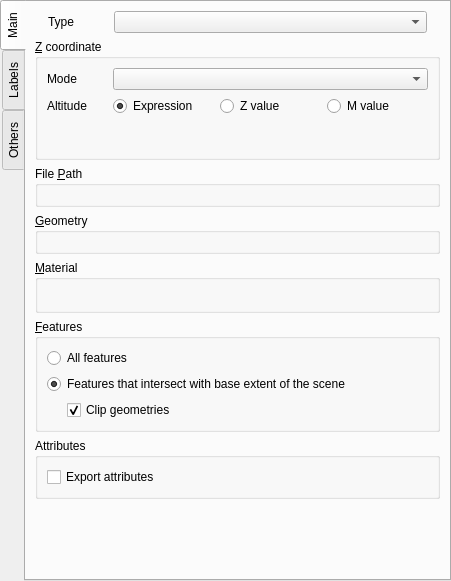
<?xml version="1.0" encoding="UTF-8"?>
<ui version="4.0">
 <class>VectorPropertiesWidget</class>
 <widget class="QWidget" name="VectorPropertiesWidget">
  <property name="geometry">
   <rect>
    <x>0</x>
    <y>0</y>
    <width>451</width>
    <height>581</height>
   </rect>
  </property>
  <property name="windowTitle">
   <string>Form</string>
  </property>
  <layout class="QVBoxLayout" name="verticalLayout_5">
   <property name="leftMargin">
    <number>0</number>
   </property>
   <property name="topMargin">
    <number>0</number>
   </property>
   <property name="rightMargin">
    <number>0</number>
   </property>
   <property name="bottomMargin">
    <number>0</number>
   </property>
   <item>
    <widget class="QTabWidget" name="tabWidget">
     <property name="tabPosition">
      <enum>QTabWidget::West</enum>
     </property>
     <property name="currentIndex">
      <number>0</number>
     </property>
     <widget class="QWidget" name="tab">
      <attribute name="title">
       <string>Main</string>
      </attribute>
      <layout class="QVBoxLayout" name="verticalLayout">
       <item>
        <layout class="QFormLayout" name="formLayout_Type">
         <property name="leftMargin">
          <number>13</number>
         </property>
         <property name="rightMargin">
          <number>13</number>
         </property>
         <item row="0" column="0">
          <widget class="QLabel" name="label_ObjectType">
           <property name="minimumSize">
            <size>
             <width>60</width>
             <height>0</height>
            </size>
           </property>
           <property name="text">
            <string>Type</string>
           </property>
          </widget>
         </item>
         <item row="0" column="1">
          <widget class="QComboBox" name="comboBox_ObjectType"/>
         </item>
        </layout>
       </item>
       <item>
        <widget class="QGroupBox" name="groupBox_zCoordinate">
         <property name="title">
          <string>&amp;Z coordinate</string>
         </property>
         <layout class="QVBoxLayout" name="verticalLayout_8">
          <item>
           <layout class="QFormLayout" name="formLayout">
            <item row="0" column="0">
             <widget class="QLabel" name="label_Mode">
              <property name="minimumSize">
               <size>
                <width>60</width>
                <height>0</height>
               </size>
              </property>
              <property name="text">
               <string>Mode</string>
              </property>
             </widget>
            </item>
            <item row="0" column="1">
             <widget class="QComboBox" name="comboBox_altitudeMode"/>
            </item>
            <item row="1" column="0">
             <widget class="QLabel" name="label_Altitude">
              <property name="minimumSize">
               <size>
                <width>60</width>
                <height>0</height>
               </size>
              </property>
              <property name="text">
               <string>Altitude</string>
              </property>
             </widget>
            </item>
            <item row="1" column="1">
             <layout class="QHBoxLayout" name="horizontalLayout_2">
              <item>
               <widget class="QRadioButton" name="radioButton_Expression">
                <property name="text">
                 <string>Expression</string>
                </property>
                <property name="checked">
                 <bool>true</bool>
                </property>
                <attribute name="buttonGroup">
                 <string notr="true">buttonGroup_altitude</string>
                </attribute>
               </widget>
              </item>
              <item>
               <widget class="QRadioButton" name="radioButton_zValue">
                <property name="text">
                 <string>Z value</string>
                </property>
                <attribute name="buttonGroup">
                 <string notr="true">buttonGroup_altitude</string>
                </attribute>
               </widget>
              </item>
              <item>
               <widget class="QRadioButton" name="radioButton_mValue">
                <property name="text">
                 <string>M value</string>
                </property>
                <attribute name="buttonGroup">
                 <string notr="true">buttonGroup_altitude</string>
                </attribute>
               </widget>
              </item>
             </layout>
            </item>
            <item row="2" column="1">
             <widget class="QgsFieldExpressionWidget" name="fieldExpressionWidget_altitude" native="true">
              <property name="minimumSize">
               <size>
                <width>0</width>
                <height>20</height>
               </size>
              </property>
             </widget>
            </item>
            <item row="2" column="0">
             <widget class="QLabel" name="label_zExpression">
              <property name="minimumSize">
               <size>
                <width>60</width>
                <height>0</height>
               </size>
              </property>
             </widget>
            </item>
           </layout>
          </item>
          <item>
           <widget class="PropertyWidget" name="comboEdit_altitude2" native="true"/>
          </item>
         </layout>
        </widget>
       </item>
       <item>
        <widget class="QGroupBox" name="groupBox_FilePath">
         <property name="title">
          <string>File &amp;Path</string>
         </property>
         <layout class="QVBoxLayout" name="verticalLayout_6">
          <item>
           <widget class="PropertyWidget" name="comboEdit_FilePath" native="true"/>
          </item>
         </layout>
        </widget>
       </item>
       <item>
        <widget class="QGroupBox" name="groupBox_Geometry">
         <property name="title">
          <string>&amp;Geometry</string>
         </property>
         <layout class="QVBoxLayout" name="verticalLayout_7">
          <item>
           <layout class="QVBoxLayout" name="verticalLayout_Geometry"/>
          </item>
         </layout>
        </widget>
       </item>
       <item>
        <widget class="QGroupBox" name="groupBox_Material">
         <property name="title">
          <string>&amp;Material</string>
         </property>
         <layout class="QVBoxLayout" name="verticalLayout_Material">
          <item>
           <widget class="PropertyWidget" name="comboEdit_Color" native="true"/>
          </item>
          <item>
           <widget class="PropertyWidget" name="comboEdit_Color2" native="true"/>
          </item>
          <item>
           <widget class="PropertyWidget" name="comboEdit_Opacity" native="true"/>
          </item>
         </layout>
        </widget>
       </item>
       <item>
        <widget class="QGroupBox" name="groupBox_Features">
         <property name="title">
          <string>&amp;Features</string>
         </property>
         <layout class="QVBoxLayout" name="verticalLayout_3">
          <item>
           <widget class="QRadioButton" name="radioButton_AllFeatures">
            <property name="text">
             <string>All features</string>
            </property>
           </widget>
          </item>
          <item>
           <widget class="QRadioButton" name="radioButton_IntersectingFeatures">
            <property name="text">
             <string>Features that intersect with base extent of the scene</string>
            </property>
            <property name="checked">
             <bool>true</bool>
            </property>
           </widget>
          </item>
          <item>
           <layout class="QVBoxLayout" name="verticalLayout_Feature">
            <property name="leftMargin">
             <number>20</number>
            </property>
            <item>
             <widget class="QCheckBox" name="checkBox_Clip">
              <property name="text">
               <string>Clip geometries</string>
              </property>
              <property name="checked">
               <bool>true</bool>
              </property>
             </widget>
            </item>
           </layout>
          </item>
         </layout>
        </widget>
       </item>
       <item>
        <widget class="QGroupBox" name="groupBox_Attribute">
         <property name="title">
          <string>Attributes</string>
         </property>
         <layout class="QVBoxLayout" name="verticalLayout_9">
          <item>
           <widget class="QCheckBox" name="checkBox_ExportAttrs">
            <property name="text">
             <string>Export attributes</string>
            </property>
            <property name="checked">
             <bool>false</bool>
            </property>
           </widget>
          </item>
         </layout>
        </widget>
       </item>
       <item>
        <spacer name="verticalSpacer_3">
         <property name="orientation">
          <enum>Qt::Vertical</enum>
         </property>
         <property name="sizeHint" stdset="0">
          <size>
           <width>20</width>
           <height>40</height>
          </size>
         </property>
        </spacer>
       </item>
      </layout>
     </widget>
     <widget class="QWidget" name="tabLabel">
      <attribute name="title">
       <string>Labels</string>
      </attribute>
      <layout class="QVBoxLayout" name="verticalLayout_2">
       <item>
        <widget class="QCheckBox" name="checkBox_Label">
         <property name="text">
          <string>Show labels</string>
         </property>
        </widget>
       </item>
       <item>
        <widget class="QGroupBox" name="groupBox_Position">
         <property name="title">
          <string>&amp;Position</string>
         </property>
         <layout class="QVBoxLayout" name="verticalLayout_4">
          <item>
           <widget class="PropertyWidget" name="labelHeightWidget" native="true">
            <property name="minimumSize">
             <size>
              <width>0</width>
              <height>10</height>
             </size>
            </property>
           </widget>
          </item>
         </layout>
        </widget>
       </item>
       <item>
        <widget class="QGroupBox" name="groupBox_LabelText">
         <property name="title">
          <string>&amp;Text</string>
         </property>
         <layout class="QGridLayout" name="gridLayout_5">
          <item row="1" column="0">
           <widget class="QLabel" name="label_FontFamily">
            <property name="text">
             <string>Font family</string>
            </property>
           </widget>
          </item>
          <item row="5" column="1" colspan="4">
           <widget class="QCheckBox" name="checkBox_Outline">
            <property name="checked">
             <bool>true</bool>
            </property>
           </widget>
          </item>
          <item row="5" column="0">
           <widget class="QLabel" name="label_Outline">
            <property name="text">
             <string>Outline</string>
            </property>
           </widget>
          </item>
          <item row="2" column="0">
           <widget class="QLabel" name="label_FontSize">
            <property name="text">
             <string>Size</string>
            </property>
           </widget>
          </item>
          <item row="1" column="1" colspan="4">
           <widget class="QComboBox" name="comboBox_FontFamily">
            <property name="sizePolicy">
             <sizepolicy hsizetype="Expanding" vsizetype="Fixed">
              <horstretch>0</horstretch>
              <verstretch>0</verstretch>
             </sizepolicy>
            </property>
           </widget>
          </item>
          <item row="4" column="1" colspan="4">
           <widget class="QgsColorButton" name="colorButton_Label">
            <property name="sizePolicy">
             <sizepolicy hsizetype="Expanding" vsizetype="Fixed">
              <horstretch>0</horstretch>
              <verstretch>0</verstretch>
             </sizepolicy>
            </property>
           </widget>
          </item>
          <item row="6" column="1" colspan="4">
           <widget class="QgsColorButton" name="colorButton_OtlColor">
            <property name="sizePolicy">
             <sizepolicy hsizetype="Expanding" vsizetype="Fixed">
              <horstretch>0</horstretch>
              <verstretch>0</verstretch>
             </sizepolicy>
            </property>
           </widget>
          </item>
          <item row="6" column="0">
           <widget class="QLabel" name="label_2">
            <property name="text">
             <string>Outline color</string>
            </property>
           </widget>
          </item>
          <item row="4" column="0">
           <widget class="QLabel" name="label_LabelColor">
            <property name="text">
             <string>Color</string>
            </property>
           </widget>
          </item>
          <item row="0" column="0">
           <widget class="QLabel" name="label_Text">
            <property name="minimumSize">
             <size>
              <width>85</width>
              <height>0</height>
             </size>
            </property>
            <property name="maximumSize">
             <size>
              <width>70</width>
              <height>16777215</height>
             </size>
            </property>
            <property name="text">
             <string>Text</string>
            </property>
           </widget>
          </item>
          <item row="0" column="1" colspan="4">
           <widget class="QgsFieldExpressionWidget" name="expression_Label" native="true">
            <property name="minimumSize">
             <size>
              <width>0</width>
              <height>10</height>
             </size>
            </property>
           </widget>
          </item>
          <item row="2" column="1" colspan="4">
           <widget class="QSlider" name="slider_FontSize">
            <property name="maximum">
             <number>6</number>
            </property>
            <property name="orientation">
             <enum>Qt::Horizontal</enum>
            </property>
            <property name="tickPosition">
             <enum>QSlider::TicksBelow</enum>
            </property>
           </widget>
          </item>
          <item row="3" column="1">
           <widget class="QLabel" name="label">
            <property name="text">
             <string>small</string>
            </property>
           </widget>
          </item>
          <item row="3" column="4">
           <widget class="QLabel" name="label_4">
            <property name="text">
             <string>large</string>
            </property>
            <property name="alignment">
             <set>Qt::AlignRight|Qt::AlignTrailing|Qt::AlignVCenter</set>
            </property>
           </widget>
          </item>
          <item row="3" column="2" colspan="2">
           <widget class="QLabel" name="label_3">
            <property name="text">
             <string>medium</string>
            </property>
            <property name="alignment">
             <set>Qt::AlignCenter</set>
            </property>
           </widget>
          </item>
         </layout>
        </widget>
       </item>
       <item>
        <widget class="QGroupBox" name="groupBox_Background">
         <property name="title">
          <string>Fill &amp;background</string>
         </property>
         <property name="checkable">
          <bool>true</bool>
         </property>
         <layout class="QGridLayout" name="gridLayout_4">
          <item row="0" column="0">
           <widget class="QLabel" name="label_LabelBgColor">
            <property name="minimumSize">
             <size>
              <width>85</width>
              <height>0</height>
             </size>
            </property>
            <property name="text">
             <string>Fill color</string>
            </property>
           </widget>
          </item>
          <item row="0" column="1">
           <widget class="QgsColorButton" name="colorButton_BgColor">
            <property name="sizePolicy">
             <sizepolicy hsizetype="Expanding" vsizetype="Fixed">
              <horstretch>0</horstretch>
              <verstretch>0</verstretch>
             </sizepolicy>
            </property>
           </widget>
          </item>
         </layout>
        </widget>
       </item>
       <item>
        <widget class="QGroupBox" name="groupBox_Conn">
         <property name="title">
          <string>&amp;Connector</string>
         </property>
         <property name="checkable">
          <bool>true</bool>
         </property>
         <property name="checked">
          <bool>true</bool>
         </property>
         <layout class="QGridLayout" name="gridLayout_3">
          <item row="0" column="1">
           <widget class="QgsColorButton" name="colorButton_ConnColor">
            <property name="sizePolicy">
             <sizepolicy hsizetype="Expanding" vsizetype="Fixed">
              <horstretch>0</horstretch>
              <verstretch>0</verstretch>
             </sizepolicy>
            </property>
           </widget>
          </item>
          <item row="0" column="0">
           <widget class="QLabel" name="label_ConnColor">
            <property name="minimumSize">
             <size>
              <width>85</width>
              <height>0</height>
             </size>
            </property>
            <property name="text">
             <string>Color</string>
            </property>
           </widget>
          </item>
          <item row="1" column="1">
           <widget class="QCheckBox" name="checkBox_Underline">
            <property name="text">
             <string/>
            </property>
           </widget>
          </item>
          <item row="1" column="0">
           <widget class="QLabel" name="label_Underline">
            <property name="text">
             <string>Underline</string>
            </property>
           </widget>
          </item>
         </layout>
        </widget>
       </item>
       <item>
        <spacer name="verticalSpacer">
         <property name="orientation">
          <enum>Qt::Vertical</enum>
         </property>
         <property name="sizeHint" stdset="0">
          <size>
           <width>20</width>
           <height>40</height>
          </size>
         </property>
        </spacer>
       </item>
      </layout>
     </widget>
     <widget class="QWidget" name="tabOthers">
      <attribute name="title">
       <string>Others</string>
      </attribute>
      <layout class="QGridLayout" name="gridLayout_2">
       <item row="0" column="0">
        <widget class="QLabel" name="label_Name">
         <property name="minimumSize">
          <size>
           <width>60</width>
           <height>0</height>
          </size>
         </property>
         <property name="text">
          <string>Name</string>
         </property>
        </widget>
       </item>
       <item row="0" column="1">
        <widget class="QLineEdit" name="lineEdit_Name"/>
       </item>
       <item row="1" column="0" colspan="2">
        <widget class="QCheckBox" name="checkBox_Visible">
         <property name="text">
          <string>Visible on load</string>
         </property>
         <property name="checked">
          <bool>true</bool>
         </property>
        </widget>
       </item>
       <item row="2" column="0" colspan="2">
        <widget class="QCheckBox" name="checkBox_Clickable">
         <property name="text">
          <string>Clickable</string>
         </property>
         <property name="checked">
          <bool>true</bool>
         </property>
        </widget>
       </item>
       <item row="3" column="0" colspan="2">
        <spacer name="verticalSpacer_2">
         <property name="orientation">
          <enum>Qt::Vertical</enum>
         </property>
         <property name="sizeHint" stdset="0">
          <size>
           <width>20</width>
           <height>40</height>
          </size>
         </property>
        </spacer>
       </item>
      </layout>
     </widget>
    </widget>
   </item>
  </layout>
 </widget>
 <customwidgets>
  <customwidget>
   <class>QgsColorButton</class>
   <extends>QToolButton</extends>
   <header>qgis.gui</header>
  </customwidget>
  <customwidget>
   <class>QgsFieldExpressionWidget</class>
   <extends>QWidget</extends>
   <header>qgis.gui</header>
   <container>1</container>
  </customwidget>
  <customwidget>
   <class>PropertyWidget</class>
   <extends>QWidget</extends>
   <header>Qgis2threejs.propwidget</header>
   <container>1</container>
  </customwidget>
 </customwidgets>
 <resources/>
 <connections>
  <connection>
   <sender>radioButton_IntersectingFeatures</sender>
   <signal>toggled(bool)</signal>
   <receiver>checkBox_Clip</receiver>
   <slot>setEnabled(bool)</slot>
   <hints>
    <hint type="sourcelabel">
     <x>169</x>
     <y>168</y>
    </hint>
    <hint type="destinationlabel">
     <x>179</x>
     <y>191</y>
    </hint>
   </hints>
  </connection>
  <connection>
   <sender>checkBox_Outline</sender>
   <signal>toggled(bool)</signal>
   <receiver>label_Outline</receiver>
   <slot>setEnabled(bool)</slot>
   <hints>
    <hint type="sourcelabel">
     <x>269</x>
     <y>268</y>
    </hint>
    <hint type="destinationlabel">
     <x>66</x>
     <y>268</y>
    </hint>
   </hints>
  </connection>
  <connection>
   <sender>checkBox_Outline</sender>
   <signal>toggled(bool)</signal>
   <receiver>colorButton_OtlColor</receiver>
   <slot>setEnabled(bool)</slot>
   <hints>
    <hint type="sourcelabel">
     <x>269</x>
     <y>268</y>
    </hint>
    <hint type="destinationlabel">
     <x>269</x>
     <y>296</y>
    </hint>
   </hints>
  </connection>
 </connections>
 <buttongroups>
  <buttongroup name="buttonGroup_altitude"/>
 </buttongroups>
</ui>
